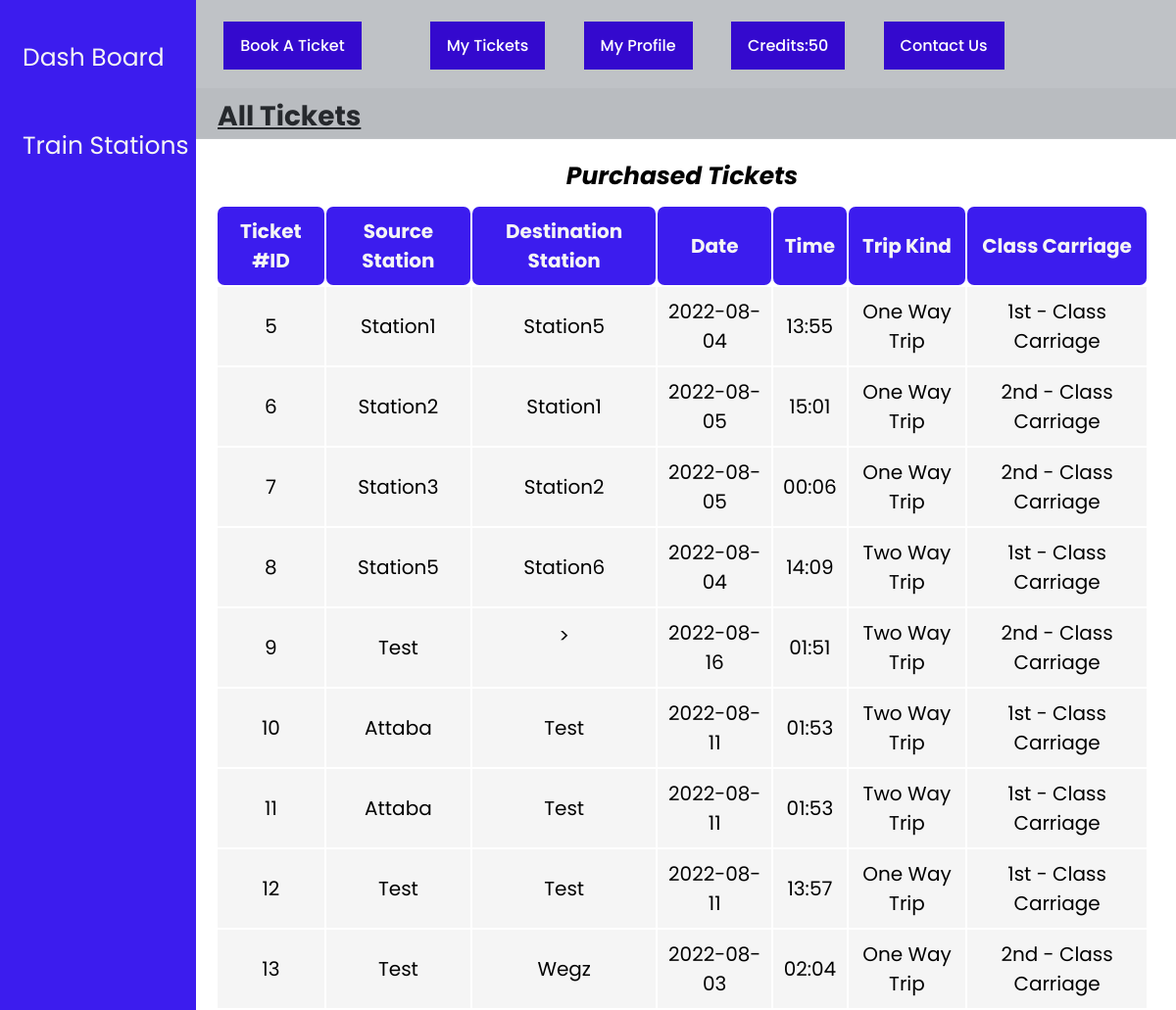
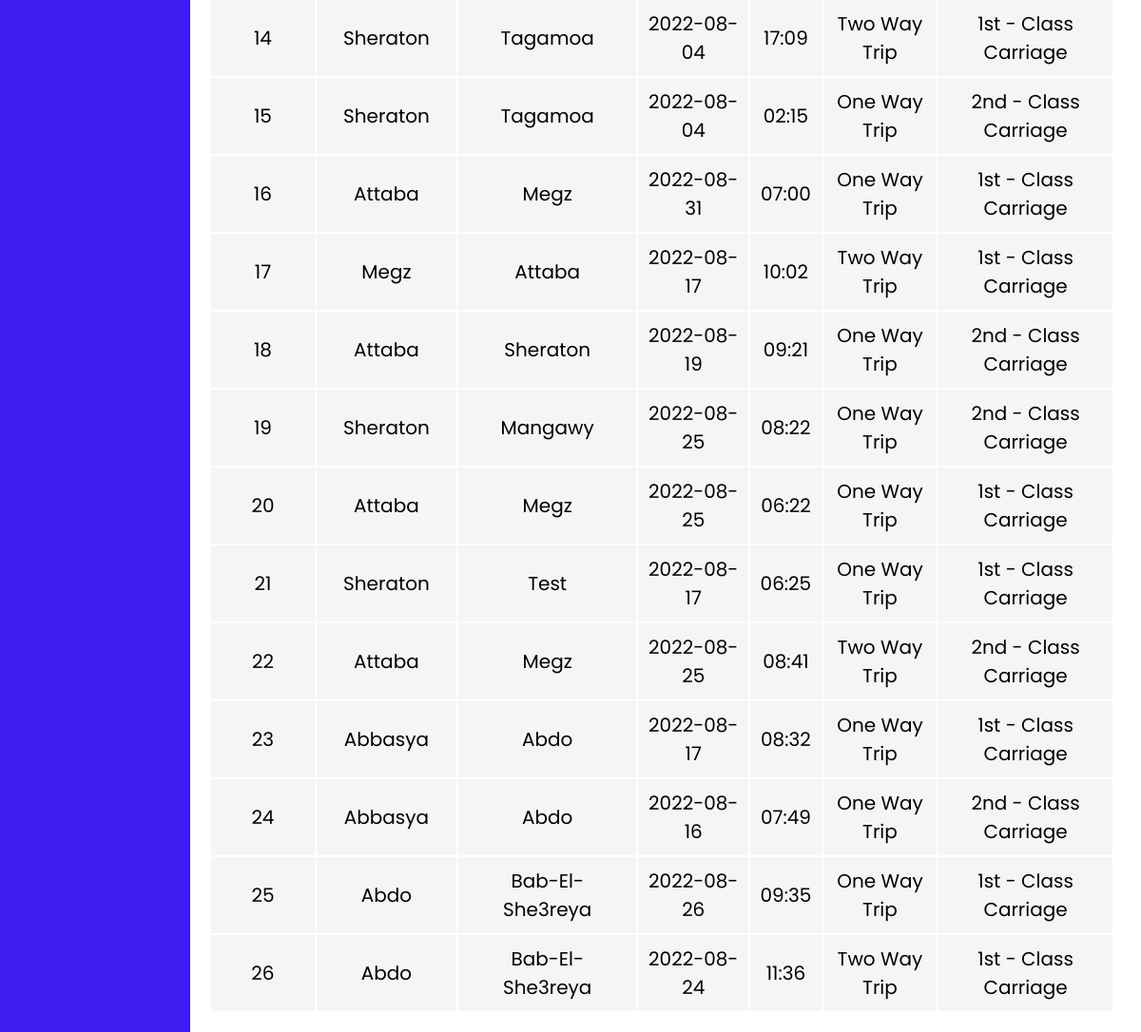
Page /all-tickets.php (signed in) on the committed database (2 pictures, top to bottom).
### tables this page shows
CREATE TABLE `users` (
  `id` int(10) NOT NULL,
  `user_name` varchar(200) NOT NULL,
  `user_email` varchar(200) NOT NULL,
  `user_password` varchar(200) NOT NULL,
  `user_phone` int(12) NOT NULL,
  `user_type` varchar(10) NOT NULL,
  `profile_picture` varchar(255) NOT NULL DEFAULT 'default-pp.jpg',
  `hasTicket` int(1) NOT NULL,
  `user_balance` int(255) NOT NULL
);

CREATE TABLE `tickets` (
  `ticketID` int(200) NOT NULL,
  `source` varchar(200) NOT NULL,
  `destination` varchar(200) NOT NULL,
  `date` varchar(200) NOT NULL,
  `return_date` varchar(255) DEFAULT NULL,
  `time` varchar(200) NOT NULL,
  `trip_type` varchar(200) NOT NULL,
  `trip_class` varchar(200) NOT NULL,
  `ticketCount` int(200) NOT NULL,
  `by_user_id` int(200) NOT NULL
);

### all-tickets.php (the view, shortened to what this page needs)
<!DOCTYPE html>
<html lang="en">
<?php require_once './database/dbConnection.php';?>
<head>
    <link rel="stylesheet" href="CSS/admin-panel.css">
</head>
<?php session_start();
    include 'navbar.php';?>
<body>
    <div class="sidenav">
        <a href="admin-panel.php">Dash Board</a>
        <a href="train-stations.php">Train Stations</a>
    </div>
    <div class="body2">
        <div class="title">
            <p> <b>All Tickets</b></p>
        </div>
        <div class="users-table">
            <table>
                <caption><b>Purchased Tickets</b></caption>
                <thead>
                    <tr>
                        <th>Ticket #ID</th>
                        <th>Source Station</th>
                        <th>Destination Station</th>
                        <th>Date</th>
                        <th>Time</th>
                        <th>Trip Kind</th>
                        <th>Class carriage</th>
                    </tr>
                </thead>
                <?php
$sql="SELECT * FROM tickets";
$result=mysqli_query($conn,$sql);
while($row=mysqli_fetch_assoc($result))
{
?>
                <tbody>
                    <tr class="grey-tr">
                        <td><span name="ID"><?php echo $row['ticketID'] ?> </span></td>
                        <td><?php echo $row['source'] ?></td>
                        <td><?php echo $row['destination'] ?></td>
                        <td><?php echo $row['date'] ?></td>
                        <td><?php echo $row['time'] ?></td>
                        <td><?php echo $row['trip_type'] ?></td>
                        <td><?php echo $row['trip_class'] ?></td>
                    </tr>
                </tbody>
                <?php
}
                ?>
            </table>
        </div>
    </div>
</body>
</html>

### navbar.php (shortened to what this page needs)
<?php
require_once './database/dbConnection.php';
?>
<html>
<head>
  <link rel="stylesheet" href="css/navbar.css" />
  <link rel="stylesheet" href="css/index.css" />
</head>
  <nav>
    <ul id="menu">
      <?php
      if (isset($_SESSION['user_id'])):
        $id=$_SESSION['user_id'];
        $sql="SELECT user_balance FROM users where id ='$id'";
        $result=mysqli_query($conn,$sql);
        $row=mysqli_fetch_array($result)
    ?>
      <li> <a href="index.php">Home</li></a>
      <li><a href="book-a-ticket.php">Book A Ticket</a><li>
        <li> <a href="train-ticket.php">My Tickets</li></a>
        <li> <a href="profile.php">My Profile</li></a>
        <li><a href="index.php">Credits:<?php echo $row[0] ?></li></a>
        <li><a href="cu.php">Contact us</a></li>
      <li> <a href="logout.php">Logout</li></a>
      <?php endif;?>
    </ul>
  </nav>
</html>

### css/admin-panel.css (style rules this page uses)
body { font-family: 'Poppins', sans-serif; }
.sidenav { height: 100%; width: 200px; position: fixed; z-index: 1; top: 0; left: 0px; background-color: rgb(60, 28, 238); overflow-x: hidden; padding-top: 34px; }
.sidenav a { padding: 6px 6px 6px 23px; text-decoration: none; margin-bottom: 40px; font-size: 25px; color: whitesmoke; display: block; }
.body2 { margin-left: 192px; }
.title { margin-top: 90px; font-size: 28px; text-decoration: underline; text-underline-offset: 2px; background-color: whitesmoke; padding: 8px 30px 1px; }
.users-table { text-align: center; margin: 20px 28px; font-size: 20px; }
table { width: 100%; }
th { color: whitesmoke; background-color: rgb(60, 28, 238); border: 0px #111 solid; border-radius: 7px; }
th, td { padding: 10px; }
.grey-tr { background-color: rgb(245, 245, 245); border: 4px rgb(60, 28, 238) solid; }
caption { font-size: 25px; font-style: italic; margin-bottom: 10px; }

### css/navbar.css (style rules this page uses)
* { font-family: 'Poppins', sans-serif; margin: 0; padding: 0; outline: none; border: none; text-decoration: none; text-transform: capitalize; transition: .2s linear; }
nav { display: flex; justify-content: space-between; align-items: center; padding: 22px 6%; position: absolute; top: 0; left: 0; width: 100%; z-index: 1; background-color: rgba(95, 103, 113, 0.4); }
nav ul li:last-child { padding: 0; }
nav ul li a { display: block; }
nav ul li { display: inline-block; margin-left: 35px; color: white; text-transform: uppercase; font-weight: 500; transition: 0.3s; cursor: pointer; }
nav ul li a { color: white; text-decoration: none; background-color: var(--main-text-color); padding: 12px 17px; transition: 0.3s; }

### css/index.css (style rules this page uses)
:root { --main-text-color: #3409ce; }
* { font-family: "Poppins", sans-serif; margin: 0; padding: 0; box-sizing: border-box; list-style: none; }

### rows in the picture
users: user_balance "50"
tickets: ticketID "5", source "Station1", destination "Station5", date "2022-08-04", time "13:55", trip_type "One Way Trip", trip_class "1st - Class Carriage"
tickets: ticketID "6", source "Station2", destination "Station1", date "2022-08-05", time "15:01", trip_type "One Way Trip", trip_class "2nd - Class Carriage"
tickets: ticketID "7", source "Station3", destination "Station2", date "2022-08-05", time "00:06", trip_type "One Way Trip", trip_class "2nd - Class Carriage"
tickets: ticketID "8", source "Station5", destination "Station6", date "2022-08-04", time "14:09", trip_type "Two Way Trip", trip_class "1st - Class Carriage"
tickets: ticketID "9", source "Test", destination ">", date "2022-08-16", time "01:51", trip_type "Two Way Trip", trip_class "2nd - Class Carriage"
tickets: ticketID "10", source "Attaba", destination "Test", date "2022-08-11", time "01:53", trip_type "Two Way Trip", trip_class "1st - Class Carriage"
tickets: ticketID "11", source "Attaba", destination "Test", date "2022-08-11", time "01:53", trip_type "Two Way Trip", trip_class "1st - Class Carriage"
tickets: ticketID "12", source "Test", destination "Test", date "2022-08-11", time "13:57", trip_type "One Way Trip", trip_class "1st - Class Carriage"
tickets: ticketID "13", source "Test", destination "Wegz", date "2022-08-03", time "02:04", trip_type "One Way Trip", trip_class "2nd - Class Carriage"
tickets: ticketID "14", source "Sheraton", destination "Tagamoa", date "2022-08-04", time "17:09", trip_type "Two Way Trip", trip_class "1st - Class Carriage"
tickets: ticketID "15", source "Sheraton", destination "Tagamoa", date "2022-08-04", time "02:15", trip_type "One Way Trip", trip_class "2nd - Class Carriage"
tickets: ticketID "16", source "Attaba", destination "Megz", date "2022-08-31", time "07:00", trip_type "One Way Trip", trip_class "1st - Class Carriage"
tickets: ticketID "17", source "Megz", destination "Attaba", date "2022-08-17", time "10:02", trip_type "Two Way Trip", trip_class "1st - Class Carriage"
tickets: ticketID "18", source "Attaba", destination "Sheraton", date "2022-08-19", time "09:21", trip_type "One Way Trip", trip_class "2nd - Class Carriage"
tickets: ticketID "19", source "Sheraton", destination "Mangawy", date "2022-08-25", time "08:22", trip_type "One Way Trip", trip_class "2nd - Class Carriage"
tickets: ticketID "20", source "Attaba", destination "Megz", date "2022-08-25", time "06:22", trip_type "One Way Trip", trip_class "1st - Class Carriage"
tickets: ticketID "21", source "Sheraton", destination "Test", date "2022-08-17", time "06:25", trip_type "One Way Trip", trip_class "1st - Class Carriage"
tickets: ticketID "22", source "Attaba", destination "Megz", date "2022-08-25", time "08:41", trip_type "Two Way Trip", trip_class "2nd - Class Carriage"
tickets: ticketID "23", source "Abbasya", destination "Abdo", date "2022-08-17", time "08:32", trip_type "One Way Trip", trip_class "1st - Class Carriage"
tickets: ticketID "24", source "Abbasya", destination "Abdo", date "2022-08-16", time "07:49", trip_type "One Way Trip", trip_class "2nd - Class Carriage"
tickets: ticketID "25", source "Abdo", destination "Bab-El-She3reya", date "2022-08-26", time "09:35", trip_type "One Way Trip", trip_class "1st - Class Carriage"
tickets: ticketID "26", source "Abdo", destination "Bab-El-She3reya", date "2022-08-24", time "11:36", trip_type "Two Way Trip", trip_class "1st - Class Carriage"
